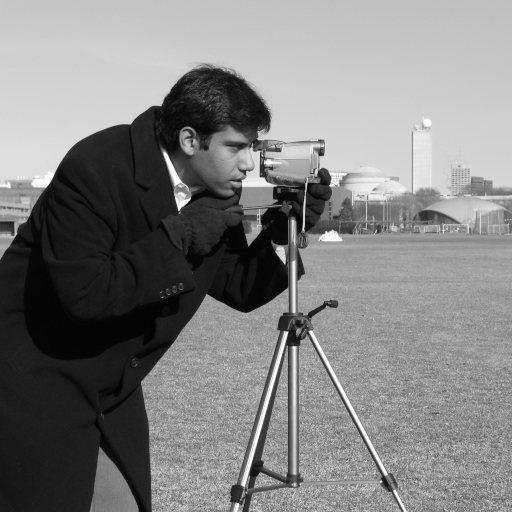
#> input picture skimage.data.camera(), 512 x 512 px
$ jupyter execute --allow-errors lab6.ipynb   (older library calls are emulated)
#> lines starting #> are read from the running program, lines starting #| are printed output that depends on the picture; after the words box and inside, x2 and y2 are one past the last pixel; in counts of white or black regions, pixels touching at a corner belong together
## Develop Hough Transform

[cell 1]
import numpy as np

from skimage.transform import (hough_line, hough_line_peaks,
                               probabilistic_hough_line)
from skimage.feature import canny
from skimage import data

import matplotlib.pyplot as plt
from matplotlib import cm


# Constructing test image
image = np.zeros((100, 100))
idx = np.arange(25, 75)
image[idx[::-1], idx] = 255
image[idx, idx] = 255

# Classic straight-line Hough transform
h, theta, d = hough_line(image)

# Generating figure 1
fig, axes = plt.subplots(1, 3, figsize=(15, 6),
                         subplot_kw={'adjustable': 'box-forced'})
ax = axes.ravel()

ax[0].imshow(image, cmap=cm.gray)
ax[0].set_title('Input image')
ax[0].set_axis_off()

ax[1].imshow(np.log(1 + h),
             extent=[np.rad2deg(theta[-1]), np.rad2deg(theta[0]), d[-1], d[0]],
             cmap=cm.gray, aspect=1/1.5)
ax[1].set_title('Hough transform')
ax[1].set_xlabel('Angles (degrees)')
ax[1].set_ylabel('Distance (pixels)')
ax[1].axis('image')

ax[2].imshow(image, cmap=cm.gray)
for _, angle, dist in zip(*hough_line_peaks(h, theta, d)):
    y0 = (dist - 0 * np.cos(angle)) / np.sin(angle)
    y1 = (dist - image.shape[1] * np.cos(angle)) / np.sin(angle)
    ax[2].plot((0, image.shape[1]), (y0, y1), '-r')
ax[2].set_xlim((0, image.shape[1]))
ax[2].set_ylim((image.shape[0], 0))
ax[2].set_axis_off()
ax[2].set_title('Detected lines')

plt.tight_layout()
plt.show()
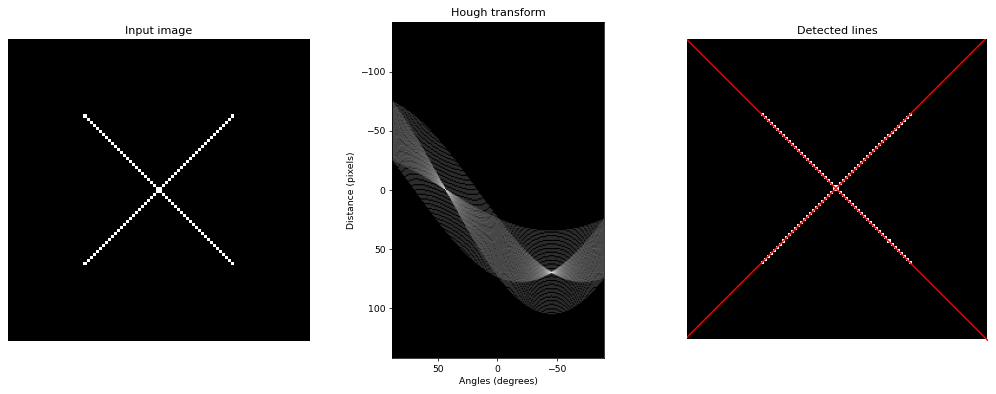
#> figure drawn by matplotlib, 3 panels

# Line finding using the Probabilistic Hough Transform
image = data.camera()
#> image is the input picture: shape (512, 512); min 0, max 255, mean 129.1
edges = canny(image, 2, 1, 25)
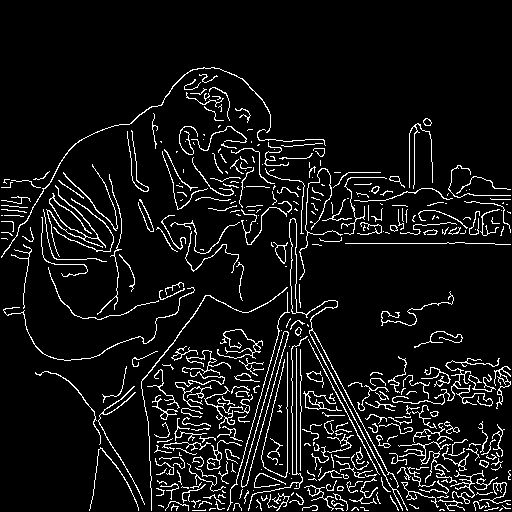
#> edges: shape (512, 512) bool; 7.6% white in thin lines or dots, all inside (x1, y1, x2, y2) = (1, 67, 511, 511)
lines = probabilistic_hough_line(edges, threshold=10, line_length=5,
                                 line_gap=1)
#> lines = 929 items

# Generating figure 2
fig, axes = plt.subplots(1, 3, figsize=(15, 5), sharex=True, sharey=True)
ax = axes.ravel()

ax[0].imshow(image, cmap=cm.gray)
ax[0].set_title('Input image')

ax[1].imshow(edges, cmap=cm.gray)
ax[1].set_title('Canny edges')

ax[2].imshow(edges * 0)
for line in lines:
    p0, p1 = line
    ax[2].plot((p0[0], p1[0]), (p0[1], p1[1]))
#> this loop made 929 passes
#> (p0, p1) on passes 1 to 3: ((275, 485), (269, 485)), ((102, 243), (97, 238)), ((79, 232), (74, 229))
ax[2].set_xlim((0, image.shape[1]))
ax[2].set_ylim((image.shape[0], 0))
ax[2].set_title('Probabilistic Hough')

for a in ax:
    a.set_axis_off()
    a.set_adjustable('box-forced')

plt.tight_layout()
plt.show()
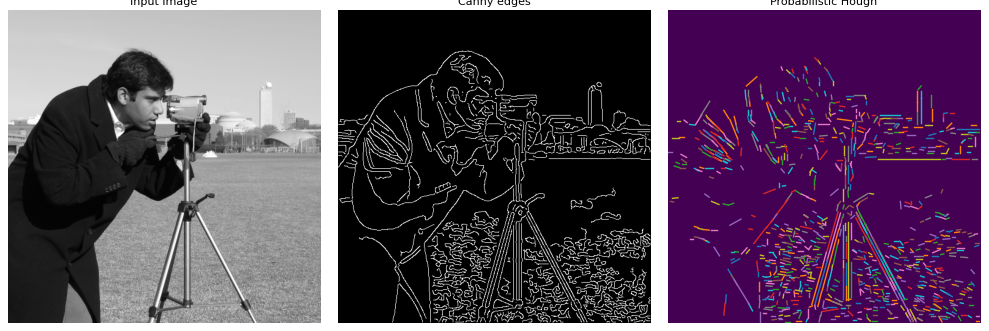
#> figure drawn by matplotlib, 3 panels

[cell 2]
import cv2
import numpy as np

img = cv2.imread('wall.jpg')
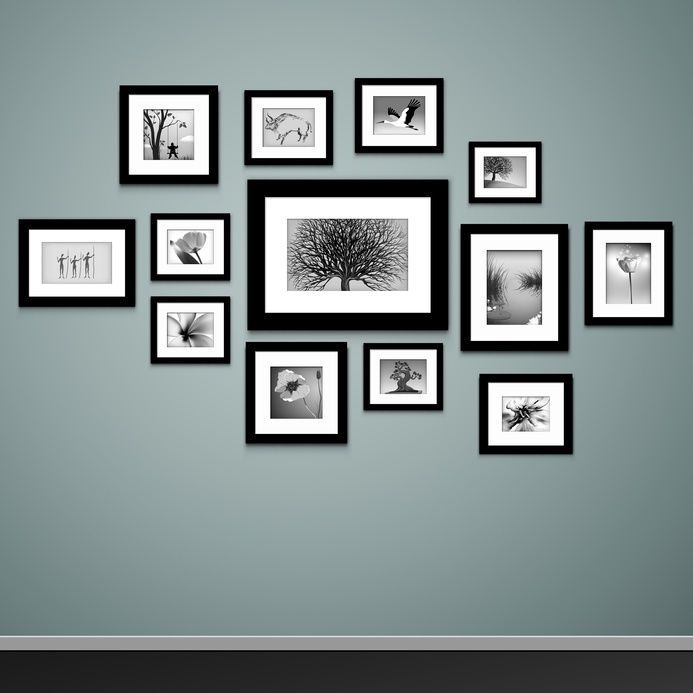
#> input picture lab6/lab6/wall.jpg, 693 x 693 px
#> img is the input picture: shape (693, 693, 3); mean B, G, R 144, 144.1, 132.7
gray = cv2.cvtColor(img,cv2.COLOR_BGR2GRAY)
edges = cv2.Canny(gray,50,150,apertureSize = 3)
#> edges: shape (693, 693); 4.6% white in thin lines or dots, all inside (x1, y1, x2, y2) = (0, 77, 693, 653)
edges = cv2.Canny(gray,100,200,apertureSize = 3)
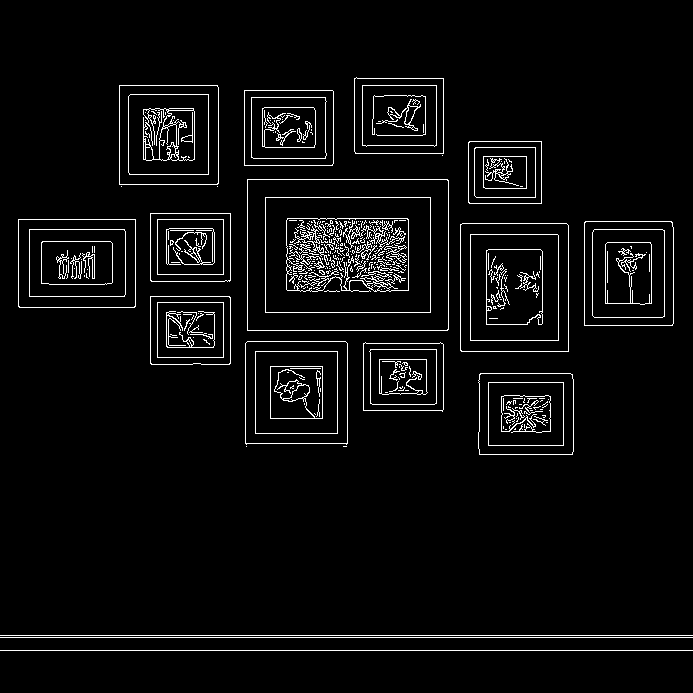
#> edges: shape (693, 693); 4.3% white in thin lines or dots, all inside (x1, y1, x2, y2) = (0, 77, 693, 651)
cv2.imshow('edges',edges)
cv2.waitKey(0)

lines = cv2.HoughLines(edges,1,np.pi/180,200)
#> lines = [[635, 1.57], [637, 1.57], [650, 1.57], [197, 1.57], [229, 1.57], [179, 1.57], [330, 1.57], [312, 1.57], [296, 1.57], [219, 1.57], [351, 1.57]]
for rho,theta in lines[0]:
    a = np.cos(theta)
    b = np.sin(theta)
    x0 = a*rho
    y0 = b*rho
    x1 = int(x0 + 1000*(-b))
    y1 = int(y0 + 1000*(a))
    x2 = int(x0 - 1000*(-b))
    y2 = int(y0 - 1000*(a))

    cv2.line(img,(x1,y1),(x2,y2),(0,0,255),2)
#> this loop made 1 pass
#> (rho, theta, a, b, x0, y0, x1, y1) on pass 1: (635, 1.57, -4.37e-08, 1, -2.78e-05, 635, -1000, 634)
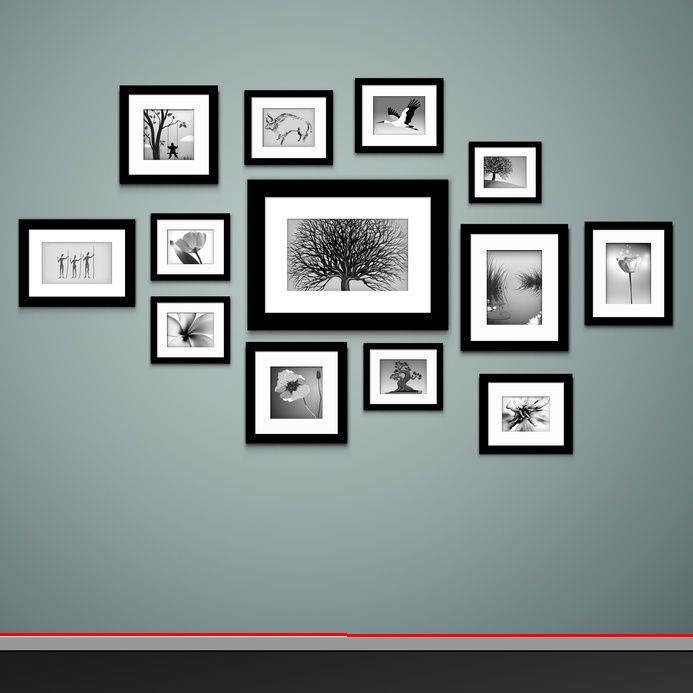
#> img: shape (693, 693, 3); 0.43% of pixels changed, all inside (x1, y1, x2, y2) = (0, 633, 693, 637)

cv2.imshow('houghlines3.jpg',img)
cv2.waitKey(0)
#> Out = 27

[cell 3]
import cv2
import numpy as np
from skimage import data
#img = data.camera()
img = cv2.imread('wall.jpg')
gray = cv2.cvtColor(img,cv2.COLOR_BGR2GRAY)


edges = cv2.Canny(gray,100,200,apertureSize = 3)
cv2.imshow('edges',edges)
cv2.waitKey(0)

minLineLength = 30
maxLineGap = 10
lines = cv2.HoughLinesP(edges,1,np.pi/180,15,minLineLength,maxLineGap)
#> lines = 138 rows, first 6: [0, 650, 692, 650], [0, 635, 692, 635], [0, 637, 692, 637], [497, 223, 553, 223], [594, 229, 662, 229], [362, 85, 436, 85]
for x in range(0, len(lines)):
    for x1,y1,x2,y2 in lines[x]:
        cv2.line(img,(x1,y1),(x2,y2),(0,0,255),2)
#> this loop made 138 passes
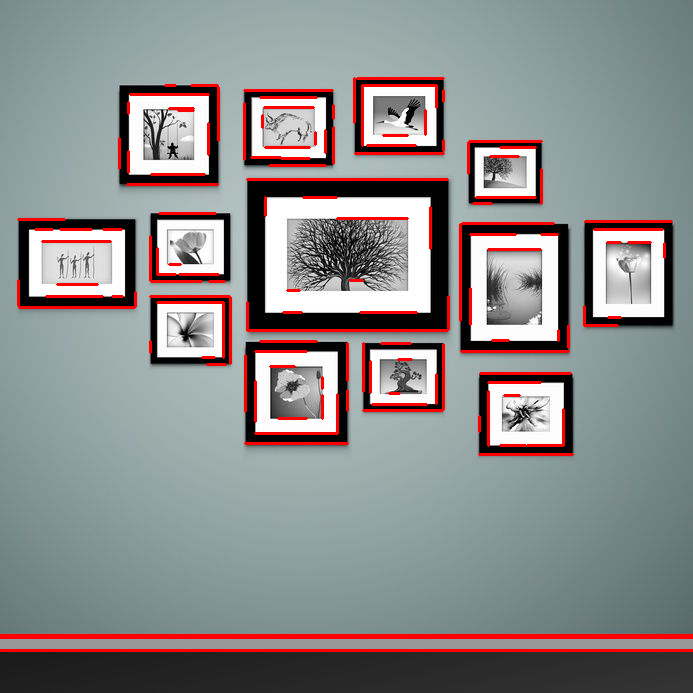
#> img: shape (693, 693, 3); 4.73% of pixels changed, all inside (x1, y1, x2, y2) = (0, 77, 693, 652)

cv2.imshow('hough',img)
cv2.waitKey(0)
#> Out = 27

#> (a cell that did not finish here is left out)

[cell 5]
import numpy as np
def build_hough_space_fom_image(img, shape = (100, 300), val = 1):
    hough_space = np.zeros(shape)
    for i, row in enumerate(img):
        for j, pixel in enumerate(row):
            if pixel != val : continue
        hough_space = add_to_hough_space_polar((i,j), hough_space)
    return hough_space
def add_to_hough_space_polar(p, feature_space):
    space = np.linspace(0, pi, len(feature_space))
    d_max = len(feature_space[0]) / 2
    for i in range(len(space)):
        theta = space[i]
        d = int(p[0] * sin(theta) + p[1] * cos(theta)) + d_max
        if (d >= d_max * 2) : continue
        feature_space[i, d] += 1
    return feature_space

[cell 6]
import numpy as np
from skimage import data
img = data.camera()
#> (the rest of this cell did not finish here and is left out)

#> the loop in build_hough_space_fom_image, `for i, row in enumerate(img):` made 1 pass
#> after the loop in build_hough_space_fom_image, `for i, row in enumerate(img):`: hough_space: shape (100, 300) float64; every value is 0

[cell 7]
# imports
import numpy as np
import cv2
import matplotlib.pyplot as plt


# The Hough Transform is a popular algorithm for detecting any shape that can
# be represented in a parametric mathmatical form in binary images. This
# usually means that images need to be thresholded or filtered prior to running
# the Hough Transform.

# read in shapes image and convert to grayscale
shapes = cv2.imread('ch.png')
#cv2.imshow('Original Image', shapes)
#cv2.waitKey(0)
#cv2.destroyAllWindows()
#> (the rest of this cell did not finish here and is left out)

[cell 8]
# imports
import numpy as np
import cv2
import matplotlib.pyplot as plt


# The Hough Transform is a popular algorithm for detecting any shape that can
# be represented in a parametric mathmatical form in binary images. This
# usually means that images need to be thresholded or filtered prior to running
# the Hough Transform.

# read in shapes image and convert to grayscale
shapes = cv2.imread('wall.jpg')
#cv2.imshow('Original Image', shapes)
#cv2.waitKey(0)
#cv2.destroyAllWindows()
shapes_grayscale = cv2.cvtColor(shapes, cv2.COLOR_RGB2GRAY)

# blur image (this will help clean up noise for Canny Edge Detection)
# see Chapter 2.0 for Guassian Blur or check OpenCV documentation
shapes_blurred = cv2.GaussianBlur(shapes_grayscale, (5, 5), 1.5)
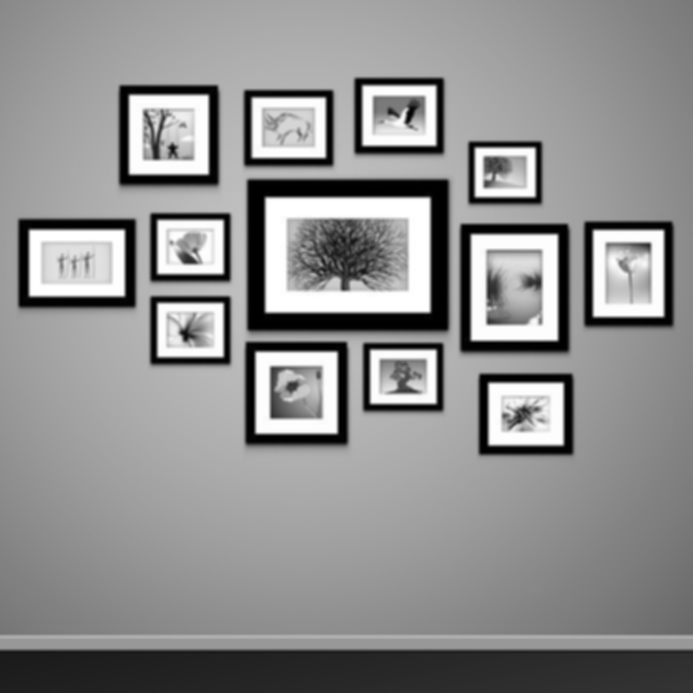
#> shapes_blurred: shape (693, 693); min 0, max 255, mean 142.8

# find Canny Edges and show resulting image
canny_edges = cv2.Canny(shapes_blurred, 100, 200)
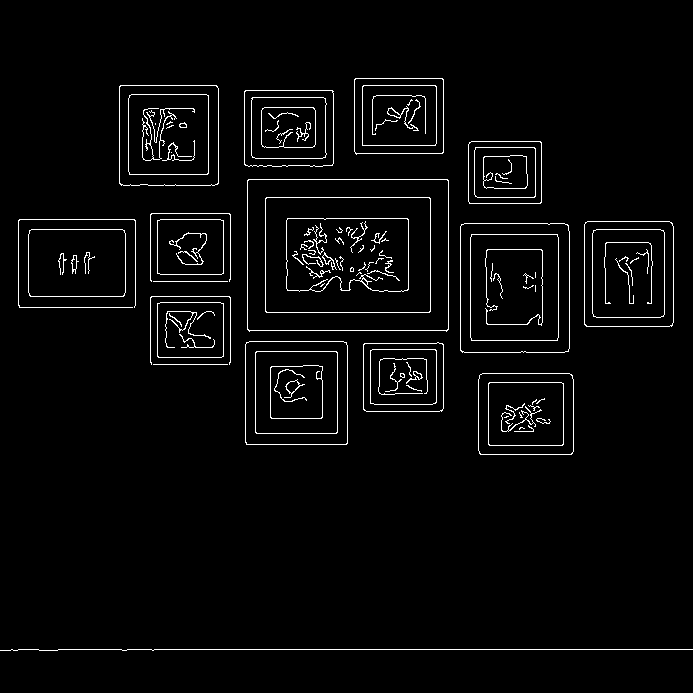
#> canny_edges: shape (693, 693); 3.1% white in thin lines or dots, all inside (x1, y1, x2, y2) = (0, 78, 693, 651)
#cv2.imshow('Canny Edges', canny_edges)
#cv2.waitKey(0)
#cv2.destroyAllWindows()
########################################### HOUGH LINES FROM SCRATCH USING NUMPY
# Step 1: The Hough transform needs a binary edges images.  For this particular
# python file, I used the openCV built in Class Canny to create this edge image
# from the original shapes.png file.

# This is the function that will build the Hough Accumulator for the given image
def hough_lines_acc(img, rho_resolution=1, theta_resolution=1):
    ''' A function for creating a Hough Accumulator for lines in an image. '''
    height, width = img.shape # we need heigth and width to calculate the diag
    img_diagonal = np.ceil(np.sqrt(height**2 + width**2)) # a**2 + b**2 = c**2
    rhos = np.arange(-img_diagonal, img_diagonal + 1, rho_resolution)
    thetas = np.deg2rad(np.arange(-90, 90, theta_resolution))

    # create the empty Hough Accumulator with dimensions equal to the size of
    # rhos and thetas
    H = np.zeros((len(rhos), len(thetas)), dtype=np.uint64)
    y_idxs, x_idxs = np.nonzero(img) # find all edge (nonzero) pixel indexes

    for i in range(len(x_idxs)): # cycle through edge points
        x = x_idxs[i]
        y = y_idxs[i]

        for j in range(len(thetas)): # cycle through thetas and calc rho
            rho = int((x * np.cos(thetas[j]) +
                       y * np.sin(thetas[j])) + img_diagonal)
            H[rho, j] += 1

    return H, rhos, thetas


# This is a simple peaks function that just finds the indicies of the number
# of maximum values equal to num_peaks.  You have to be careful here though, if
# there's any noise in the image it will like create a 'pocket' of local maxima
# values.  This function ignores this and in turn has the tendancy to return
# multiple lines along an actual line in the image.
# [5 lines left out: function hough_simple_peaks, not called in this run]


# This more advance Hough peaks funciton has threshold and nhood_size arguments
# threshold will threshold the peak values to be above this value if supplied,
# where as nhood_size will surpress the surrounding pixels centered around
# the local maximum after that value has been assigned as a peak.  This will
# force the algorithm to look eslwhere after it's already selected a point from
# a 'pocket' of local maxima.
def hough_peaks(H, num_peaks, threshold=0, nhood_size=3):
    ''' A function that returns the indicies of the accumulator array H that
        correspond to a local maxima.  If threshold is active all values less
        than this value will be ignored, if neighborhood_size is greater than
        (1, 1) this number of indicies around the maximum will be surpessed. '''
    # loop through number of peaks to identify
    indicies = []
    H1 = np.copy(H)
    for i in range(num_peaks):
        idx = np.argmax(H1) # find argmax in flattened array
        H1_idx = np.unravel_index(idx, H1.shape) # remap to shape of H
        indicies.append(H1_idx)

        # surpess indicies in neighborhood
        idx_y, idx_x = H1_idx # first separate x, y indexes from argmax(H)
        # if idx_x is too close to the edges choose appropriate values
        if (idx_x - (nhood_size/2)) < 0: min_x = 0
        else: min_x = idx_x - (nhood_size/2)
        if ((idx_x + (nhood_size/2) + 1) > H.shape[1]): max_x = H.shape[1]
        else: max_x = idx_x + (nhood_size/2) + 1

        # if idx_y is too close to the edges choose appropriate values
        if (idx_y - (nhood_size/2)) < 0: min_y = 0
        else: min_y = idx_y - (nhood_size/2)
        if ((idx_y + (nhood_size/2) + 1) > H.shape[0]): max_y = H.shape[0]
        else: max_y = idx_y + (nhood_size/2) + 1

        # bound each index by the neighborhood size and set all values to 0
        for x in range(int(min_x), int(max_x)):
            for y in range(int(min_y), int(max_y)):
                # remove neighborhoods in H1
                H1[y, x] = 0

                # highlight peaks in original H
                if (x == min_x or x == (max_x - 1)):
                    H[y, x] = 255
                if (y == min_y or y == (max_y - 1)):
                    H[y, x] = 255

    # return the indicies and the original Hough space with selected points
    return indicies, H


# a simple funciton used to plot a Hough Accumulator
# [10 lines left out: function plot_hough_acc, not called in this run]


# drawing the lines from the Hough Accumulatorlines using OpevCV cv2.line
def hough_lines_draw(img, indicies, rhos, thetas):
    ''' A function that takes indicies a rhos table and thetas table and draws
        lines on the input images that correspond to these values. '''
    for i in range(len(indicies)):
        for j in range(len(indicies)):
            # reverse engineer lines from rhos and thetas
            rho = rhos[indicies[i][0]]
            theta = thetas[indicies[i][1]]
            a = np.cos(theta)
            b = np.sin(theta)
            x0 = a*rho
            y0 = b*rho
            # these are then scaled so that the lines go off the edges of the image
            x1 = int(x0 + 1000*(-b))
            y1 = int(y0 + 1000*(a))
            x2 = int(x0 - 1000*(-b))
            y2 = int(y0 - 1000*(a))
            cv2.line(img, (x1, y1), (x2, y2), (0, 0, 255), 2)


# run hough_lines_accumulator on the shapes canny_edges image
H, rhos, thetas = hough_lines_acc(canny_edges)
#> in hough_lines_acc, `y_idxs, x_idxs = np.nonzero(img)`: y_idxs = 14872 values from 78 to 650; x_idxs = 14872 values, max 692 at index 14829, min 0 at index 14830, mean 350.1
#> after the loop in hough_lines_acc, `for i in range(len(x_idxs)):`:
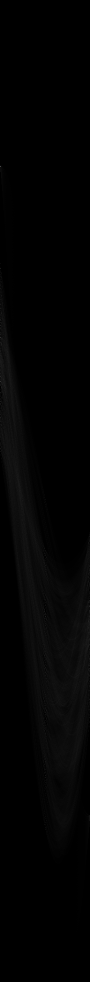
#> H: shape (1963, 180) uint64 (shown at 1/2 size); min 0, max 651, mean 7.6; drawn with min black and max white
#> rhos = 1963 values from -981 to 981; thetas = 180 values from -1.57 to 1.55
indicies, H = hough_peaks(H, 2, nhood_size=11) # find peaks
#> the loop in hough_peaks, `for i in range(num_peaks):` made 2 passes
#> (idx, idx_y, idx_x, max_x, min_y, max_y) on passes 1 to 2: (59760, 332, 0, 6.5, 326.5, 338.5), (141120, 784, 0, 6.5, 778.5, 790.5)
#> after the loop in hough_peaks, `for i in range(num_peaks):`: H: shape (1963, 180) uint64; 0.01% of pixels changed, all inside (x1, y1, x2, y2) = (0, 326, 1, 790)
#> after the loop in hough_peaks, `for i in range(num_peaks):`: H1: shape (1963, 180) uint64; 0.03% of pixels changed, all inside (x1, y1, x2, y2) = (0, 331, 6, 790)
#> after the loop in hough_peaks, `for i in range(num_peaks):`: indicies = [(332, 0), (784, 0)]
#> indicies = [(332, 0), (784, 0)]
#plot_hough_acc(H) # plot hough space, brighter spots have higher votes
hough_lines_draw(shapes, indicies, rhos, thetas)
#> the loop in hough_lines_draw, `for i in range(len(indicies)):` made 2 passes

# Show image with manual Hough Transform Lines
#cv2.imshow('Major Lines: Manual Hough Transform', shapes)
#cv2.waitKey(0)
#cv2.destroyAllWindows()
plt.subplot(111)
plt.imshow(shapes)
plt.show()
